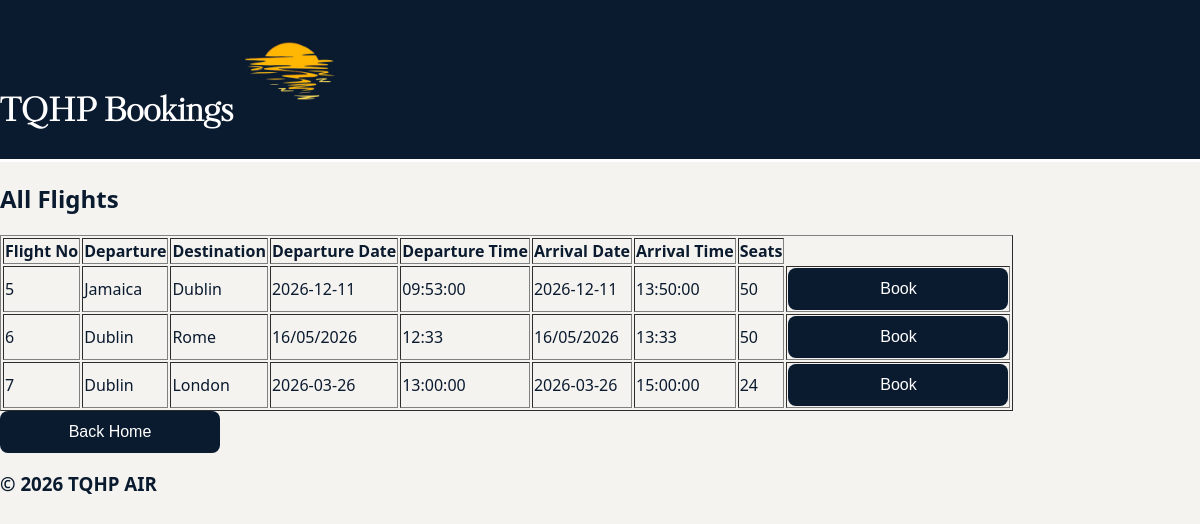
The app's page /showFlights, older data.
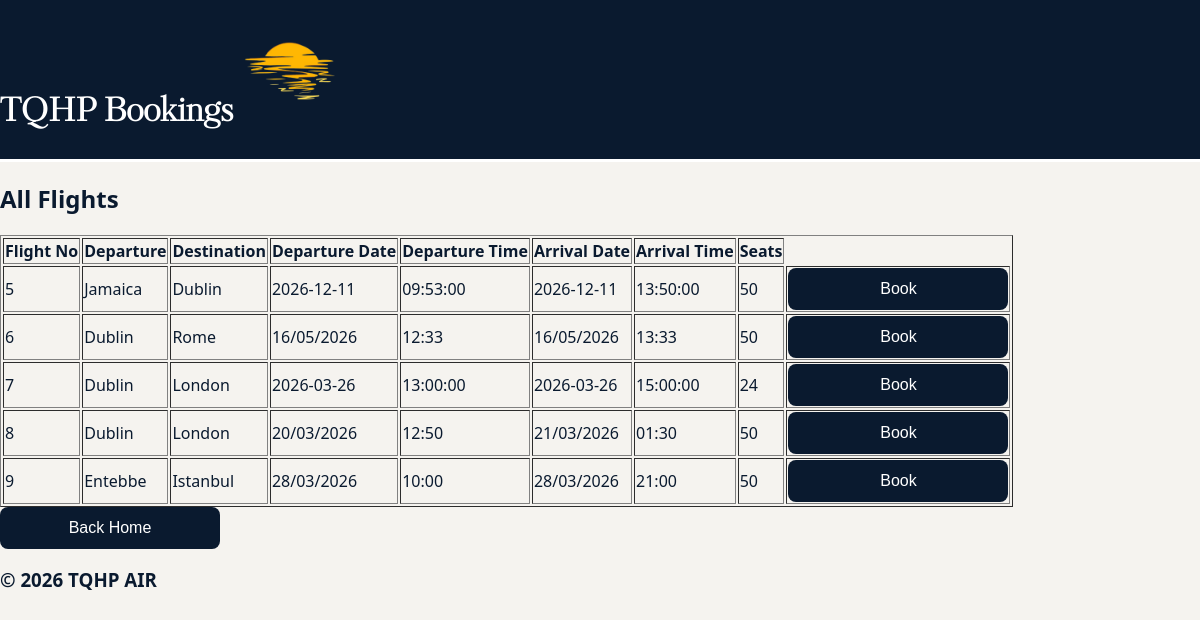
The same page, newer data.
### tables this page shows
CREATE TABLE Flight (
    flightNumber INTEGER PRIMARY KEY AUTOINCREMENT,
    departure TEXT NOT NULL,
    destination TEXT NOT NULL,
    departureDate TEXT NOT NULL,
    departureTime TEXT NOT NULL,
    arrivalDate TEXT NOT NULL,
    arrivalTime TEXT NOT NULL,
    numberSeats INTEGER NOT NULL,
    airlineID INTEGER,
    FOREIGN KEY (airlineID) REFERENCES Airline(airlineID)
);

### app.py (the view)
@app.route("/showFlights")
def showFlights():
    conn = getDbConnection()
    flights = conn.execute("SELECT * FROM Flight").fetchall()
    conn.close()
    return render_template("showFlights.html", flights=flights)

### app.py (called while the page is built)
def getDbConnection():
    conn = sqlite3.connect("AirPlaneSystem.db")
    conn.row_factory = sqlite3.Row
    return conn

### templates/showFlights.html (shortened to what this page needs)
<!DOCTYPE html>
<html lang="en">
<head>
    <link rel="stylesheet" href="{{ url_for('static', filename='airplane.css') }}">
</head>
<body>
        <div class = "topBar">
        <h1>
             TQHP Bookings
            <img id="logo" src="{{ url_for('static', filename='Images/sunset logo.png') }}">
        </h1>
        </div>
    <div id = "main">
<div id = "display">
     <h2>All Flights</h2>
<table border="1">
    <tr>
        <th>Flight No</th>
        <th>Departure</th>
        <th>Destination</th>
        <th>Departure Date</th>
        <th>Departure Time</th>
        <th>Arrival Date</th>
        <th>Arrival Time</th>
        <th>Seats</th>
    </tr>
    {% for flight in flights %}
    <tr>
        <td>{{ flight.flightNumber }}</td>
        <td>{{ flight.departure }}</td>
        <td>{{ flight.destination }}</td>
        <td>{{ flight.departureDate }}</td>
        <td>{{ flight.departureTime }}</td>
        <td>{{ flight.arrivalDate }}</td>
        <td>{{ flight.arrivalTime }}</td>
        <td>{{ flight.numberSeats }}</td>
        <td>
            <a href="/selectSeat/{{ flight.flightNumber }}">
                <button>Book</button>
            </a>
        </td>
    </tr>
    {% endfor %}
</table>
    <button onclick="location.href='/'">Back Home</button>
    </div>
    </div>
    <div class = "bottomBar">
        <h3>© 2026 TQHP AIR</h3>
    </div>
</body>
</html>

### static/airplane.css (style rules this page uses)
body { margin: 0; font-family: 'Segoe UI', Arial, sans-serif; background: #f5f3ef; color: #0A1A2F; }
.topBar { background: #0A1A2F; color: white; font-size: 16px; display: flex; align-items: center; justify-content: flex-start; border-bottom: 3px solid white; height: 20%; font-family: 'KudryashevDisplay'; }
#logo { height: 100px; width: auto; }
button { width: 220px; padding: 12px; font-size: 16px; border-radius: 8px; border: none; background: #0A1A2F; color: white; cursor: pointer; transition: 0.2s; }

Row changes from the older to the newer data that the page shows:
added Flight: flightNumber "8", departure "Dublin", destination "London", departureDate "20/03/2026", departureTime "12:50", arrivalDate "21/03/2026", arrivalTime "01:30", numberSeats "50"
added Flight: flightNumber "9", departure "Entebbe", destination "Istanbul", departureDate "28/03/2026", departureTime "10:00", arrivalDate "28/03/2026", arrivalTime "21:00", numberSeats "50"
